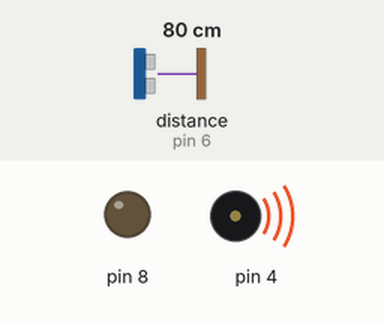
Recording of a sketch running on a simulated Arduino Uno, built with avr-gcc and run on an emulated ATmega328P. On the bench: output pins drawn as LEDs (lit = HIGH), buzzer (waves = sounding). Wiring (inferred from the names in the program): ultrasonic range finder: trigger pin 7; echo pin 6. The test bench sets the inputs (shaded band); at power-on: distance to the obstacle (sensor on pin 6) 80 cm. The echo pulse lasts 58.3 µs per cm; pins used as bus, display or sensor lines are not drawn; what the sketch prints to the serial monitor is not drawn.

Above: at 0.1 s.
Timing chart, 0 to 1.6 s (numbered marks = the images above):
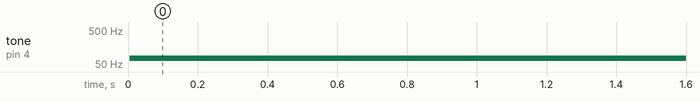

Measured:
- by itself, tone on pin 4: silent → 75 Hz at 0.01 s

The sketch:

20190617_2.ino
```cpp
#include <LiquidCrystal_I2C.h>
#include <Wire.h>
#define TRIG 7
#define ECHO 6

//0x27 is the I2C bus address for an unmodified module
int sensor = 0;

void setup() {
  Serial.begin(9600);
  pinMode(TRIG, OUTPUT);
  pinMode(ECHO, INPUT);
  pinMode(4, OUTPUT);
  pinMode(5, INPUT);
  pinMode(8, OUTPUT);
  pinMode(10,INPUT);


}

void loop() {
  digitalWrite(TRIG, LOW);
  delayMicroseconds(2);
  digitalWrite(TRIG, HIGH);
  delayMicroseconds(10);
  digitalWrite(TRIG, LOW);

  double distance = pulseIn(ECHO, HIGH)/58.2 ;
  double dis = 155.0*(1.0 - distance/155.0);


  tone(4, dis ,5000);
  Serial.println(distance);

  delay(10);

  //지금값 * (처음수/다음수)
}
```
